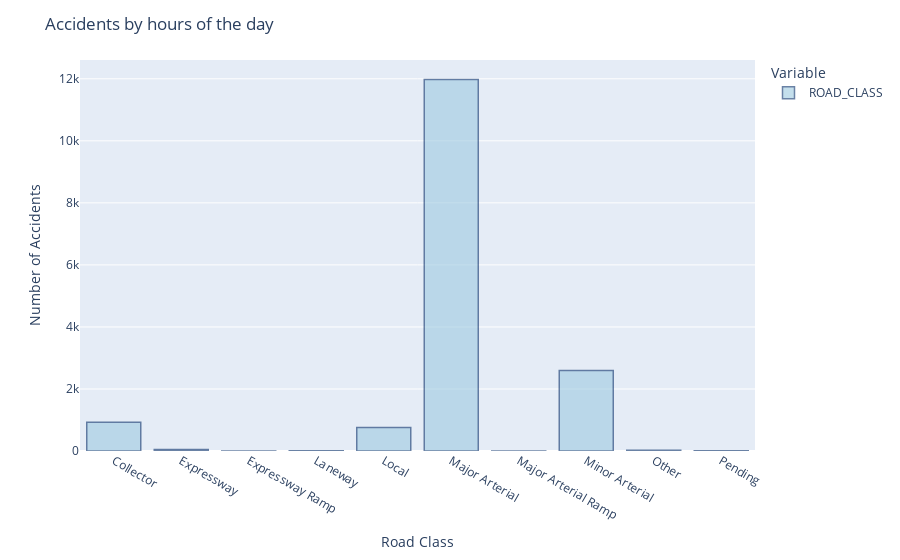

The cell this chart's notebook holds for it:
### Code cell
fig = px.bar(freq_roadclass,
                    labels={
                     "index": "Road Class",
                     "value": "Number of Accidents",
                     "variable": "Variable"
                 })

fig.update_traces(marker_color='rgb(158,202,225)', marker_line_color='rgb(8,48,107)',
                  marker_line_width=1.5, opacity=0.6)

fig.update_layout(title_text='Accidents by hours of the day')

fig.show()

### Figure 1 — Plotly figure (JSON) as saved in the notebook; plotly's stock layout.template omitted (floating-point values rounded to 4 significant figures)
{"data": [{"alignmentgroup": "True", "hovertemplate": "Variable=ROAD_CLASS<br>Road Class=%{x}<br>Number of Accidents=%{y}<extra></extra>", "legendgroup": "ROAD_CLASS", "marker": {"color": "rgb(158,202,225)", "line": {"color": "rgb(8,48,107)", "width": 1.5}}, "name": "ROAD_CLASS", "offsetgroup": "ROAD_CLASS", "opacity": 0.6, "orientation": "v", "showlegend": true, "textposition": "auto", "type": "bar", "x": ["Collector", "Expressway", "Expressway Ramp", "Laneway", "Local", "Major Arterial", "Major Arterial Ramp", "Minor Arterial", "Other", "Pending"], "xaxis": "x", "y": [929, 52, 4, 10, 761, 11976, 1, 2598, 25, 7], "yaxis": "y"}], "layout": {"barmode": "relative", "legend": {"title": {"text": "Variable"}, "tracegroupgap": 0}, "margin": {"t": 60}, "title": {"text": "Accidents by hours of the day"}, "xaxis": {"anchor": "y", "domain": [0, 1], "title": {"text": "Road Class"}}, "yaxis": {"anchor": "x", "domain": [0, 1], "title": {"text": "Number of Accidents"}}}}
